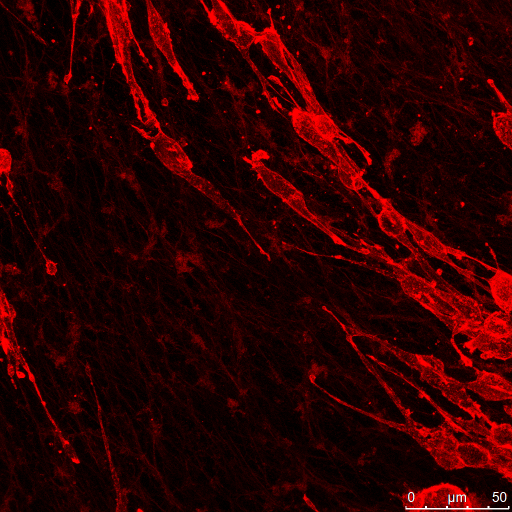
%> input picture CODE/RBD_LKR13_Rep1_1_Phalloidin.tiff, 1024 x 1024 px, given in place of RBD_LKR13_1_DAPI.tiff, which was not available (shown at 1/2 size)
$ octave OtsuThresholdAll.m   (GNU Octave 9; MATLAB toolbox functions it lacks are replaced by stand-ins)
%> lines starting %> are read from the running program, lines starting %| are printed output that depends on the picture; in (x1, y1, x2, y2) boxes, pixels count from 0 and x2, y2 are one past the last pixel; in counts of white or black regions, pixels touching at a corner belong together; the program's own positions count from 1; pictures that were not available may be replaced by others from this repository, and a replacement may not be noted
%%

h0 = figure
dapiIn = imread("RBD_LKR13_1_DAPI.tiff");
%> dapiIn is the input picture: size 1024x1024x3 uint8; mean R, G, B 45.4, 0.3, 0.3
dapiIn(980:end,810:end,:)=0;
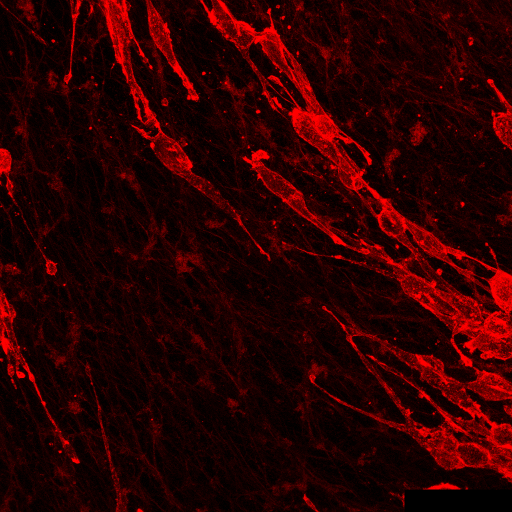
%> dapiIn: size 1024x1024x3 uint8 (shown at 1/2 size); 0.9% of pixels changed, all inside (x1, y1, x2, y2) = (809, 979, 1024, 1024)
blue_channel            = dapiIn(:,:,3);
%> blue_channel: size 1024x1024 uint8; every value is 0
thresh_dapi = graythresh(blue_channel);
%> thresh_dapi = 0
otsu_dapi = imbinarize(blue_channel,thresh_dapi);
rr=200:800;
cc=200:800;
subplot(121)
imagesc(blue_channel(rr,cc,:))
subplot(122)
 imagesc( otsu_dapi(rr,cc))
 colormap gray
h0.Position = [ 100   400   900   300];

filename1='Dapi_Otsu.png';
print('-dpng','-r200',filename1)

%%
h1 = figure
phalloidinIn = imread("RBD_LKR13_1_Phalloidin.tif");
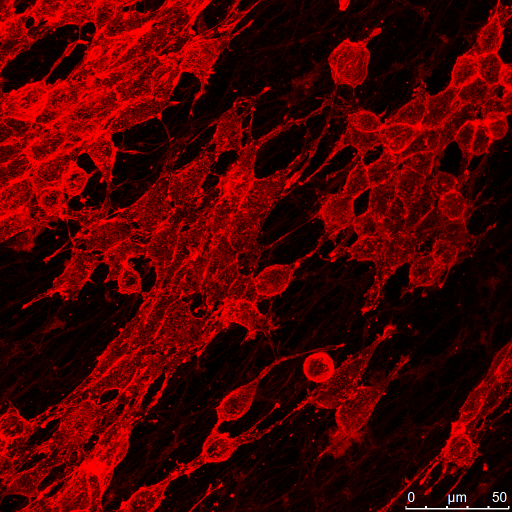
%> input picture CODE/RBD_LKR13_1_Phalloidin.tiff, 1024 x 1024 px, given in place of RBD_LKR13_1_Phalloidin.tif, which was not available (shown at 1/2 size)
%> phalloidinIn is the input picture: size 1024x1024x3 uint8; mean R, G, B 74.7, 0.3, 0.3
phalloidinIn(980:end,810:end,:)=0;
red_channelR = phalloidinIn(:,:,1);
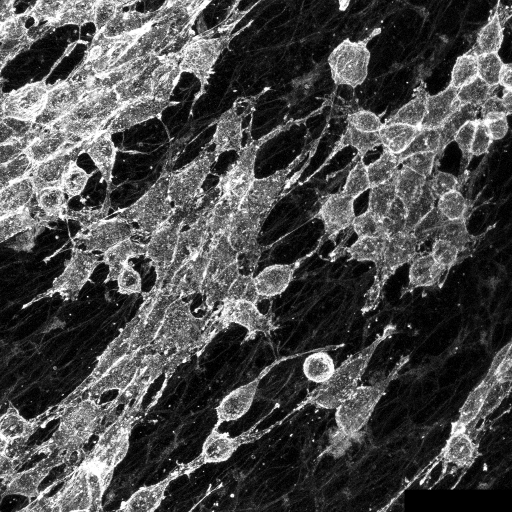
%> red_channelR: size 1024x1024 uint8 (shown at 1/2 size); min 0, max 255, mean 74.2
thresh_phallo = graythresh(red_channelR);
%> thresh_phallo = 0.388
otsu_phallo = imbinarize(red_channelR, thresh_phallo);
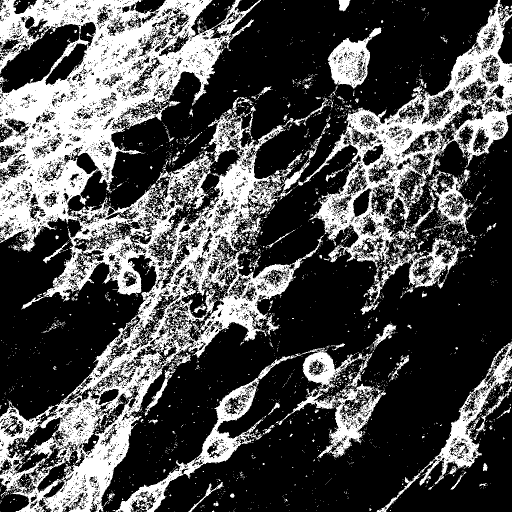
%> otsu_phallo: size 1024x1024 logical (shown at 1/2 size); 31.1% white; 4705 white regions (4508 under 20 px), largest, box (x1, y1, x2, y2) and area: (0, 0, 660, 1024) 207912, (594, 0, 1024, 534) 47631, (231, 695, 772, 1024) 22043
rr=200:800;
cc=200:800;
subplot(121)
imagesc(red_channelR(rr,cc,:))
subplot(122)
 imagesc( otsu_phallo(rr,cc))
 colormap gray
h1.Position = [ 100   400   900   300];

filename2='Phalloidin_Otsu.png';
print('-dpng','-r200',filename2)


%%
h2 = figure
fibronectinIn = imread("RBD_LKR13_1_fibronectin.tif");
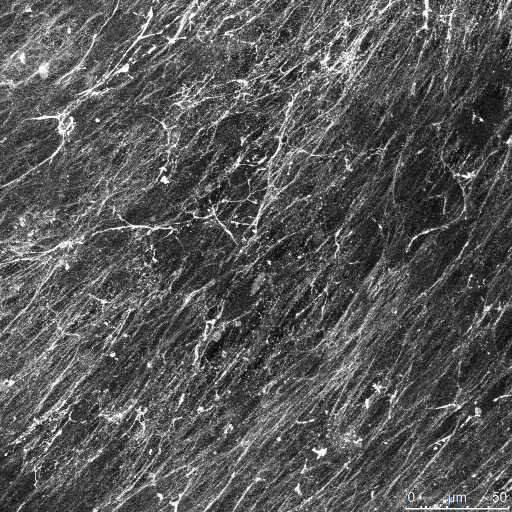
%> input picture CODE/RBD_LKR13_1_Fibronectin.tiff, 1024 x 1024 px, given in place of RBD_LKR13_1_fibronectin.tif, which was not available (shown at 1/2 size)
%> fibronectinIn is the input picture: size 1024x1024x3 uint8; mean R, G, B 87.7, 87.7, 87.7
thresh_fibronectin = graythresh(fibronectinIn);
%> thresh_fibronectin = 0.447
otsu_fibronectin = imbinarize(fibronectinIn, thresh_fibronectin);
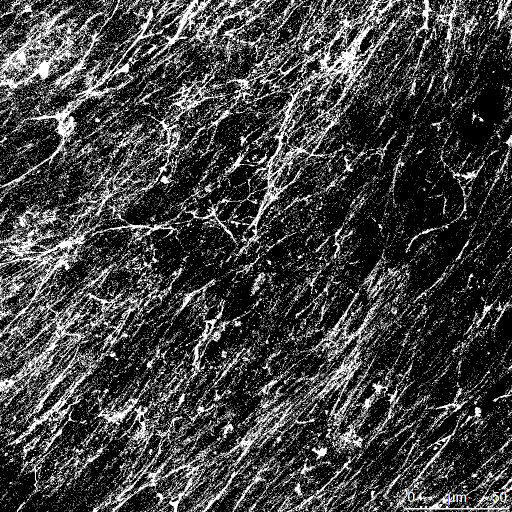
%> otsu_fibronectin: size 1024x1024x3 logical (shown at 1/2 size); mean R, G, B 0.249, 0.249, 0.249
rr=200:800;
cc=200:800;
subplot(121)
imagesc(fibronectinIn(rr,cc,:))
subplot(122)
 imagesc( otsu_fibronectin(rr,cc))
 colormap gray
h2.Position = [ 100   400   900   300];
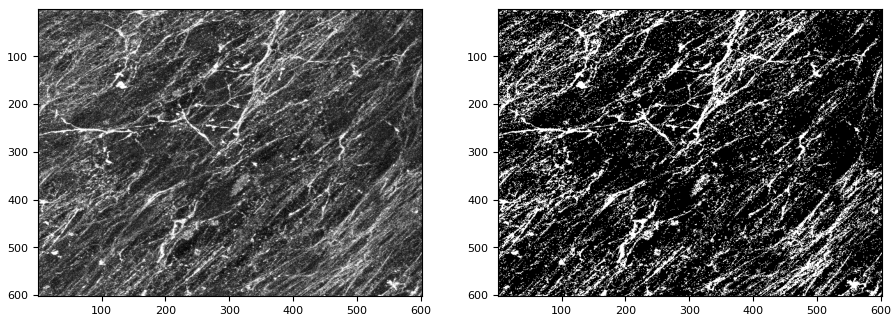
%> figure redrawn from the program's plot data, 2 panels

filename3='Fibronectin_Otsu.png';
print('-dpng','-r200',filename3)
